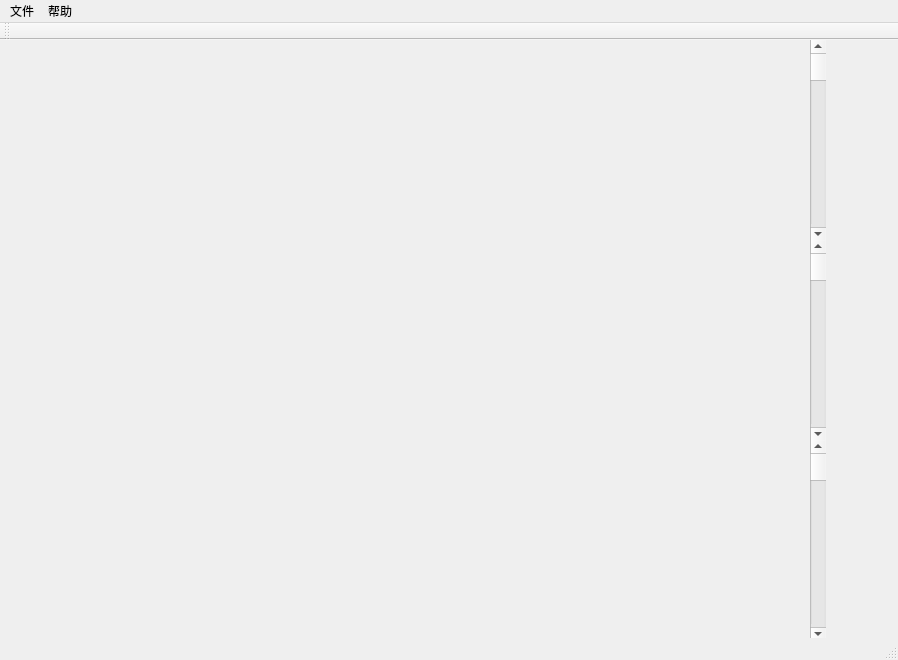
<?xml version="1.0" encoding="UTF-8"?>
<ui version="4.0">
 <class>VTKDemoClass</class>
 <widget class="QMainWindow" name="VTKDemoClass">
  <property name="geometry">
   <rect>
    <x>0</x>
    <y>0</y>
    <width>898</width>
    <height>660</height>
   </rect>
  </property>
  <property name="windowTitle">
   <string>VTKDemo</string>
  </property>
  <widget class="QWidget" name="centralWidget">
   <widget class="QVTKWidget" name="qvtkWidget_3D">
    <property name="geometry">
     <rect>
      <x>0</x>
      <y>0</y>
      <width>601</width>
      <height>601</height>
     </rect>
    </property>
   </widget>
   <widget class="QVTKWidget" name="qvtkWidget_XY">
    <property name="geometry">
     <rect>
      <x>610</x>
      <y>0</y>
      <width>201</width>
      <height>201</height>
     </rect>
    </property>
   </widget>
   <widget class="QVTKWidget" name="qvtkWidget_YZ">
    <property name="geometry">
     <rect>
      <x>610</x>
      <y>200</y>
      <width>201</width>
      <height>201</height>
     </rect>
    </property>
   </widget>
   <widget class="QVTKWidget" name="qvtkWidget_XZ">
    <property name="geometry">
     <rect>
      <x>610</x>
      <y>400</y>
      <width>201</width>
      <height>201</height>
     </rect>
    </property>
   </widget>
   <widget class="QScrollBar" name="verticalScrollBar">
    <property name="geometry">
     <rect>
      <x>810</x>
      <y>0</y>
      <width>16</width>
      <height>201</height>
     </rect>
    </property>
    <property name="orientation">
     <enum>Qt::Vertical</enum>
    </property>
   </widget>
   <widget class="QScrollBar" name="verticalScrollBar_2">
    <property name="geometry">
     <rect>
      <x>810</x>
      <y>200</y>
      <width>16</width>
      <height>201</height>
     </rect>
    </property>
    <property name="orientation">
     <enum>Qt::Vertical</enum>
    </property>
   </widget>
   <widget class="QScrollBar" name="verticalScrollBar_3">
    <property name="geometry">
     <rect>
      <x>810</x>
      <y>400</y>
      <width>16</width>
      <height>201</height>
     </rect>
    </property>
    <property name="orientation">
     <enum>Qt::Vertical</enum>
    </property>
   </widget>
  </widget>
  <widget class="QMenuBar" name="menuBar">
   <property name="geometry">
    <rect>
     <x>0</x>
     <y>0</y>
     <width>898</width>
     <height>23</height>
    </rect>
   </property>
   <widget class="QMenu" name="menu">
    <property name="title">
     <string>文件</string>
    </property>
    <widget class="QMenu" name="menu_3">
     <property name="title">
      <string>打开</string>
     </property>
     <addaction name="action_DICOM"/>
     <addaction name="action_VTK"/>
    </widget>
    <addaction name="menu_3"/>
    <addaction name="separator"/>
    <addaction name="action_3"/>
    <addaction name="action_4"/>
    <addaction name="separator"/>
    <addaction name="action_6"/>
   </widget>
   <widget class="QMenu" name="menu_2">
    <property name="title">
     <string>帮助</string>
    </property>
    <addaction name="action_7"/>
   </widget>
   <addaction name="menu"/>
   <addaction name="menu_2"/>
  </widget>
  <widget class="QToolBar" name="mainToolBar">
   <attribute name="toolBarArea">
    <enum>TopToolBarArea</enum>
   </attribute>
   <attribute name="toolBarBreak">
    <bool>false</bool>
   </attribute>
  </widget>
  <widget class="QStatusBar" name="statusBar"/>
  <action name="action_3">
   <property name="text">
    <string>保存</string>
   </property>
  </action>
  <action name="action_4">
   <property name="text">
    <string>另存为</string>
   </property>
  </action>
  <action name="action_6">
   <property name="text">
    <string>退出</string>
   </property>
  </action>
  <action name="action_7">
   <property name="text">
    <string>关于</string>
   </property>
  </action>
  <action name="action_DICOM">
   <property name="text">
    <string>打开DICOM</string>
   </property>
  </action>
  <action name="action_VTK">
   <property name="text">
    <string>打开VTK</string>
   </property>
  </action>
 </widget>
 <layoutdefault spacing="6" margin="11"/>
 <customwidgets>
  <customwidget>
   <class>QVTKWidget</class>
   <extends>QWidget</extends>
   <header>QVTKWidget.h</header>
  </customwidget>
 </customwidgets>
 <resources>
  <include location="vtkdemo.qrc"/>
 </resources>
 <connections>
  <connection>
   <sender>action_DICOM</sender>
   <signal>triggered()</signal>
   <receiver>VTKDemoClass</receiver>
   <slot>set_3D()</slot>
   <hints>
    <hint type="sourcelabel">
     <x>-1</x>
     <y>-1</y>
    </hint>
    <hint type="destinationlabel">
     <x>429</x>
     <y>329</y>
    </hint>
   </hints>
  </connection>
  <connection>
   <sender>action_VTK</sender>
   <signal>triggered()</signal>
   <receiver>VTKDemoClass</receiver>
   <slot>set_section()</slot>
   <hints>
    <hint type="sourcelabel">
     <x>-1</x>
     <y>-1</y>
    </hint>
    <hint type="destinationlabel">
     <x>429</x>
     <y>329</y>
    </hint>
   </hints>
  </connection>
 </connections>
 <slots>
  <slot>set_3D()</slot>
  <slot>set_section()</slot>
 </slots>
</ui>
